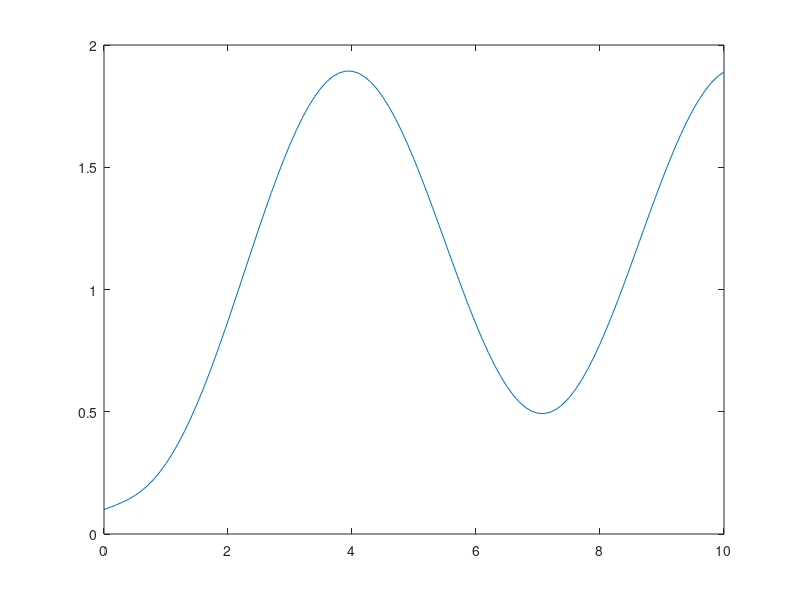

This figure's MATLAB source: (Note: this script raises an error after producing the figure.)
% system model
A = [-1 0; 1 0];
B = [1;0];
C = [0 1];
D = 0;
h = 0.1;
time = 10; % simulation time in seconds

% case 1
[u1,t] = gensig('sin', 2*pi, time , h);
x0 = [0.1; 0.1];
sys = ss(A,B,C,D); % construct system model automatically

figure(1);
[y_lsim,~,~] = lsim(sys, u1, t, x0) % simulation of response
plot(t,y_lsim);
title('Response y for u = sin(x), x(0) = (' + strjoin(string(x0),',')+')')

% case 2
U_2 = zeros(size(t));
X_0_2 = [5;5];
figure(2);
lsim(sys, U_2, t, X_0_2);
title('Response y to u = 0, x(0) = (' + strjoin(string(X_0_2),',')+')')

% Task 2
% [t,y] = forward_euler(h, time, X_0,U);
[t,y] = forward_euler(h, time, x0,u1);
figure(3);
y_lsim = y_lsim'
plot(t,y,t,y_lsim);
title('Explicit euler vs. lsim')

% implicit euler- how to get x_k?
[t,y2] = backward_euler(h, time, x0,u1);
figure(4);
plot(t,y2,t,y_lsim);
title('Implicit euler vs. lsim')


figure(5)
sysd = c2d(sys, h);
[Ysind,~,~] = lsim(sysd, u1, t, x0);
plot(t,Ysind,t,y_lsim,t,y, t, y2);
title('explicit euler vs. c2d vs. lsim vs. implicit euler');
legend('c2d','lsim','explicit euler', 'implicit euler');



function [t,y] = forward_euler(h,time,x_0,u)
    k_max = int16(time/h)+1;
    assert(length(u) == k_max);
    t = 0:h:time;
    n = size(x_0,1);
    x = zeros(n,length(u));
    
    for i = 0:k_max-1
        if i == 0
            x(:,i+1) = x_0; % matlab indices start at 1
        else
%             x(:,i+1) = x(:,i) + h*([-1 0; 1 0] * x(:,i) + [u(i);0]);
            x(:,i+1) = x(:,i) + h * ([-x(1,i) + u(i); x(1,i)]);
        end
    end
    y = x(2,:);
end
        

function [t,y] = backward_euler(h,time,x_0,u)
    k_max = int16(time/h)+1;
    assert(length(u) == k_max);
    t = 0:h:time;
    n = size(x_0,1);
    x = zeros(n,length(u));
    
    for i = 0:k_max-1
        if i == 0
            x(:,i+1) = x_0; % matlab indices start at 1
        else
%             x(:,i+1) = x(:,i) + h*([-1 0; 1 0] * x(:,i) + [u(i);0]);
%             x(:,i+1) = x(:,i) + h * ([-x(1,i) + u(i); x(1,i)]);
           x(1,i+1) = (x(1,i) + h*u(i+1))/(1+h);
           x(2,i+1) = x(2,i) + h*x(1,i+1);
    end
    y = x(2,:);
    end

end